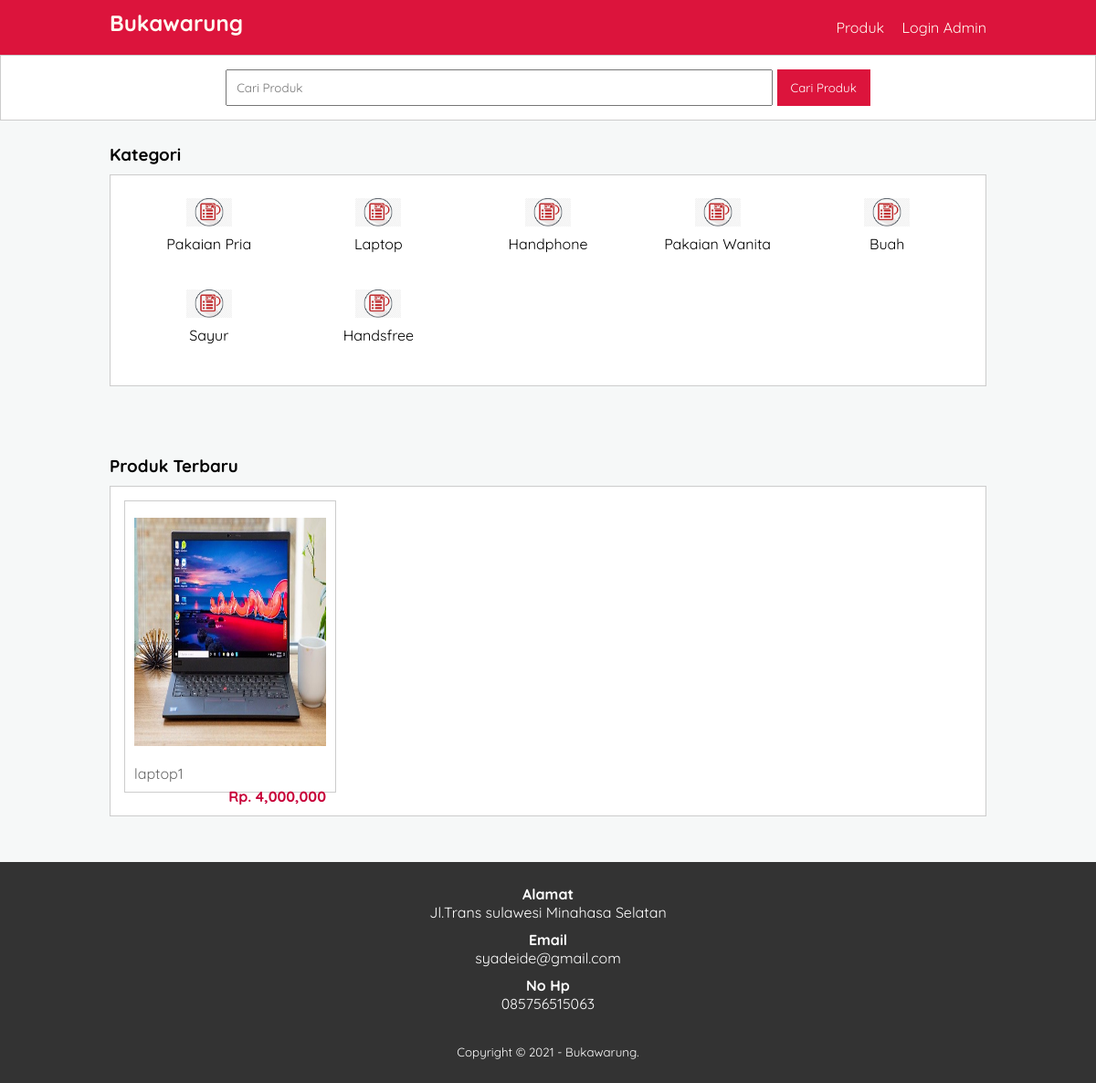
/bukawarung/index.php, run on the app's committed database.
### tables this page shows
CREATE TABLE `tb_category` (
  `category_id` int(11) NOT NULL,
  `category_name` varchar(25) NOT NULL
);

CREATE TABLE `tb_product` (
  `product_id` int(11) NOT NULL,
  `category_id` int(11) NOT NULL,
  `product_name` varchar(100) NOT NULL,
  `product_price` int(11) NOT NULL,
  `product_descripton` text NOT NULL,
  `product_image` varchar(100) NOT NULL,
  `product_status` tinyint(1) NOT NULL,
  `data_created` timestamp NOT NULL DEFAULT current_timestamp()
);

### bukawarung/index.php (the view, shortened to what this page needs)
<?php
    include 'db.php';
    $kontak = mysqli_query($conn, "SELECT admin_telp, admin_email, admin_address FROM tb_admin
            WHERE admin_id = 1");
            $a = mysqli_fetch_object($kontak);
?>
<!DOCTYPE html>
<html lang="en">
<head>
    <link rel="stylesheet"  href="style.css">
</head>
<body>
   <header>
       <nav>
       <div class="container">
   <h1><a href="index.php">Bukawarung</a></h1>
   <ul>
    <li><a href="produk.php">Produk</a></li>
    <li><a href="login.php">Login Admin</a></li>
</nav>
</header>
<div class="search">
    <div class="container">
            <form action="produk.php">
            <input type="text" name="search" placeholder="Cari Produk">
            <input type="submit" name="cari" value="Cari Produk">
            </form>
        </div>
    </div>
    <div class="section">
        <div class="container">
            <h3>Kategori</h3>
            <div class="box">
                <?php
                $kategori = mysqli_query($conn, "SELECT * FROM tb_category ORDER BY category_id DESC");
                if(mysqli_num_rows($kategori) > 0){
                    while($k = mysqli_fetch_array($kategori)){
                ?>
                        <a href="produk.php?kat=<?php echo $k['category_id'] ?>">
                        <div class="col-5">
                            <img src="img/icon-kategori.jpg" width="50px" style="margin-bottom:5px;">
                            <p><?php echo $k['category_name'] ?></p>
                        </div>
                    </a>
                <?php }}else{ ?>
                    <p>Kategori tidak ada</P>
                <?php } ?>
            </div>
        </div>
    </div>
    <div class="section">
        <div class="container">
            <h3>Produk Terbaru</h3>
            <div class="box">
                <?php
                $produk = mysqli_query($conn, "SELECT * FROM  tb_product WHERE product_status = 1 ORDER BY product_id DESC LIMIT 8");
                if(mysqli_num_rows($produk) > 0){
                    while($p = mysqli_fetch_array($produk)){
                ?>
                        <a href="detail-produk.php?id=<?php echo $p['product_id'] ?>">
                        <div class="col-4" >
                            <img a href= "#" src="produk/<?php echo $p['product_image'] ?>">
                            <p class="nama"><?php echo substr($p['product_name'], 0, 30) ?></p>
                            <p class="harga">Rp. <?php echo number_format($p['product_price']) ?></P>
                        </div>
                    </a>
                    <?php }}else{ ?>
                        <p>Produk tidak ada</p>
                    <?php } ?>
            </div>
        </div>
    </div>
    <div class="footer">
        <div class="container">
            <h4>Alamat</h4>
            <p><?php echo $a->admin_address ?></p>
            <h4>Email</h4>
            <p><?php echo $a->admin_email ?></p>
            <h4>No Hp</h4>
            <p><?php echo $a->admin_telp ?></p>
            <small>Copyright &copy; 2021 - Bukawarung.</small>
        </div>
    </div>
</body>
</html>

### bukawarung/style.css (style rules this page uses)
* { padding: 0; margin: 0; font-family: 'Quicksand', sans-serif; }
body { background-color: #f6f8f8; }
a { color: inherit; text-decoration: none; }
header { background-color: crimson; color: floralwhite; }
header h1 { float: left; padding: 10px 0; }
header ul { float: right; }
header ul li { display: inline-block; }
header ul li a { padding: 20px 0 20px 15px; display: inline-block; }
.container { width: 80%; margin: 0 auto; }
.container:after { content: ''; display: block; clear: both; }
.section { padding: 25px 0; }
.box { background-color: white; border: 1px solid #ccc; padding: 15px; box-sizing: border-box; margin: 10px 0 25px 0; }
.box:after { content: ''; display: block; clear: both; }
.search { padding: 15px 0; background-color: #fff; border: 1px solid #ccc; text-align: center; }
.search input[type=text] { width: 60%; padding: 10px; }
.search input[type=submit] { padding: 12px 15px; background-color: crimson; color: white; border: none; cursor: pointer; }
.col-5 { width: 20%; height: 100px; text-align: center; float: left; padding: 10px; box-sizing: border-box; }
.col-4 { width: 25%; height: 320px; border: 1px solid #ccc; float: left; padding: 10px; box-sizing: border-box; margin-bottom: 10px; }
.col-4 img { width: 100%; }
.col-4 .nama { color: #666; margin-bottom: 5px; }
.col-4 .harga { font-weight: bold; color: #C70039; float: right; }
.footer { padding: 25px 0; background-color: #333; color: #fff; text-align: center; }
.footer p { margin-bottom: 10px; }
.footer small { margin-top: 25px; display: inline-block; }
.col-4 img { margin-top: 0.5em; margin-bottom: 1em; height: 250px; -webkit-transition-duration: 0.5s; transition-duration: 0.5s; -moz-transition-duration: 0.5s; -o-transition-duration: 0.5s; }

### data on the page
tb_category: category_name "Pakaian Pria"
tb_category: category_name "Laptop"
tb_category: category_name "Handphone"
tb_category: category_name "Pakaian Wanita"
tb_category: category_name "Buah"
tb_category: category_name "Sayur"
tb_category: category_name "Handsfree"
tb_product: product_image (picture), product_name "laptop1", product_price "4,000,000"

### other printed values
$a->admin_address "Jl.Trans sulawesi Minahasa Selatan"
$a->admin_email "syadeide@gmail.com"
$a->admin_telp "085756515063"
